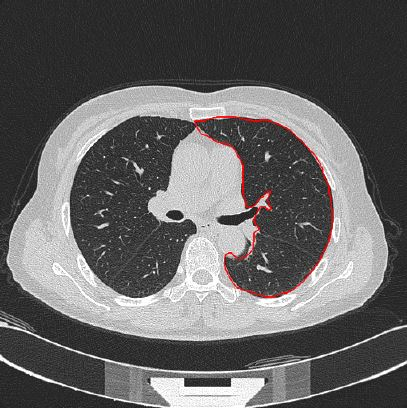
#> input picture data/contour.JPG, 407 x 408 px
$ python ROI_generic.py
#> lines starting #> are read from the running program, lines starting #| are printed output that depends on the picture; after the words box and inside, x2 and y2 are one past the last pixel; in counts of white or black regions, pixels touching at a corner belong together
from PIL import Image  # To open image and get raw pixel data
from matplotlib import pyplot as plt  # To plot and save image from numpy array
import numpy as np  # To reshape raw pixel data and access pixels[x][y]
import statistics  # Use stdev to detemine whether a given pixel is brushed
import bisect # To find where to insert an element in sorted list

def image_to_numpyarr(image_path):
    """
    Get a numpy array of an image so that one can access values[x][y]
    type image_path: str
    rtype: numpy.ndarray
    """
#> called with image_path = 'data/contour.JPG'
    image = Image.open(image_path, 'r')
#> image is the input picture: PIL image 407x408 RGB; mean R, G, B 100.7, 99.4, 99.4
    width, height = image.size
#> width = 407; height = 408
    pixel_values = list(image.getdata())  # 'pixels_values' is of type List[tuples] where each tuple is (R, G, B)
#> pixel_values = 166056 items
    if image.mode == 'RGB':  # This conditional block is to get 'channels' 'from image.mode'
        channels = 3
    elif image.mode == 'L':
        channels = 1
    else:
        print("Unknown mode: %s" % image.mode)  # Raise exception if 'image.mode' is neither 'RGB' nor 'L'
        return None
    pixel_values = np.array(pixel_values).reshape((height, width, channels))  # Reshape List[tuples] to numpy.ndarray
    return pixel_values

def isRed(pixel):
    """
    Tell whether a pixel is a red pixel
    type pixel: numpy.ndarray
    rtype: bool
    """
    red = pixel[0]
    green = pixel[1]
    blue = pixel[2]
    if red - green > 50 and red - blue > 50 and abs(green - blue) < 30:  # There is more red in a red pixel
        return True
    else:  # A normal CT pixel has similar/equal R G B values
        return False

def isBlue(pixel):
    """
    Tell whether a pixel is a blue pixel
    type pixel: numpy.ndarray
    rtype: bool
    """
    red = pixel[0]
    green = pixel[1]
    blue = pixel[2]
    if red == 0 and green == 0 and blue == 255:  # [0, 0, 255]
        return True
    else:  # A normal CT pixel has similar/equal R G B values
        return False

def repaint_contour(pixels):
    """
    Repaint the contour to blue
    type pixel: numpy.ndarray
    rtype: pixel numpy.ndarray
    """
    for i in range(len(pixels)):
        for j in range(len(pixels[0])):
            if isRed(pixels[i][j]):
                pixels[i][j] = [0, 0, 255]
#> this loop made 408 passes
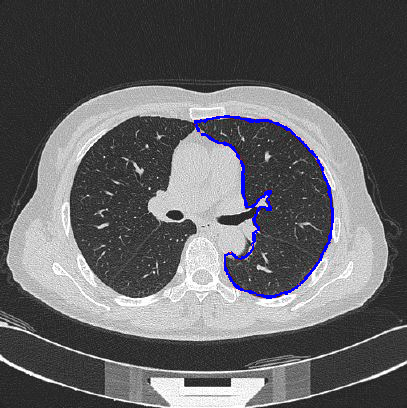
#> pixels: shape (408, 407, 3) int64; mean R, G, B 98.9, 98.7, 101.4
    return pixels

def mp(pixels):
    """
    Create a map where red pixels's position in a row is recorded
    type pixels: numpy.ndarray
    rtype: List[List[int]]
    """
    mp = []
    for i in range(len(pixels)):
        pos = [0]
        for j in range(len(pixels[0])):  # First loop we add every red pixel to pos
            if isBlue(pixels[i][j]):
                pos.append(j)
        new = []
        for p in range(1, len(pos)):  # Second loop we filter the pos such that continuous red pixels only have 1 mark
            if pos[p] - pos[p-1] > 10:
                new.append(pos[p])
        mp.append(new)
    return mp

def mask(pixels, mp):
    """
    Paint a pixel as green if it is inside
    type pixels: numpy.ndarray
    rtype: List[List[int]]
    """
    for i in range(len(pixels)):
        if len(mp[i]) > 1:
            for j in range(mp[i][0]+1, mp[i][-1]):
                if isBlue(pixels[i][j]) == False:
                    insrt = bisect.bisect_left(mp[i], j)
                    if insrt % 2 == 1 or (len(mp[i]) - insrt) % 2 == 1: # If we find out that the intersection happens odd times we know it's inside
                        pixels[i][j] = [0, 255, 0]  # If it's inside the polygon we paint it green
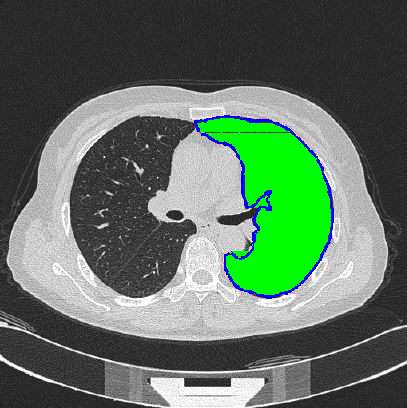
#> pixels: shape (408, 407, 3) int64; 7.74% of pixels changed, all inside (x1, y1, x2, y2) = (197, 118, 331, 295)
    return pixels

def flatten_numpyarr(pixels):
    """
    Flatten the numpy array to a List[tuple]
    type pixels: numpy.ndarray
    rtype: List[tuple]
    """
    np2d = pixels
    fn1d = []
    for i in range(len(np2d)):
        for j in range(len(np2d[0])):
            fn1d.append(tuple(np2d[i][j]))
    return fn1d

if __name__ == "__main__":

    image_path = 'data/contour.JPG'

    pixels = image_to_numpyarr(image_path)
    blued = repaint_contour(pixels)
    mapped = mp(blued)
    masked = mask(pixels, mapped)

    plt.imshow(masked)
    plt.show()
